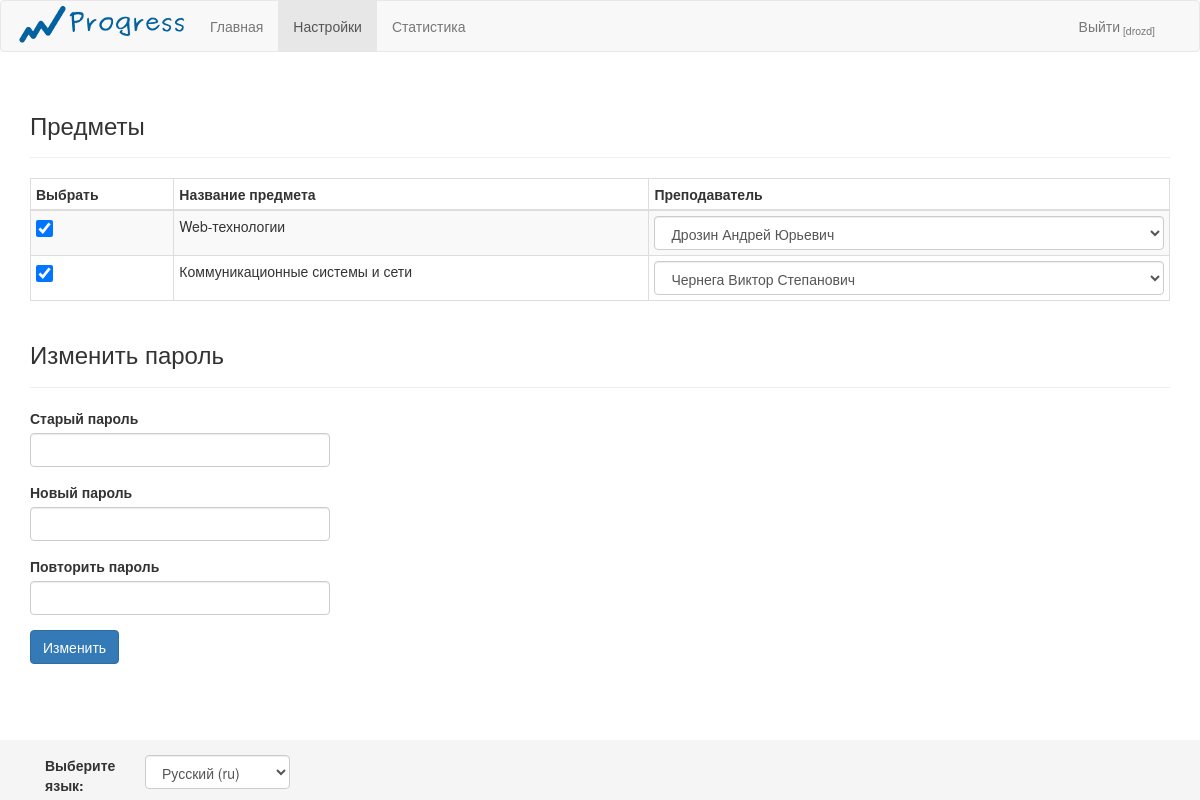
Page /settings/ (signed in) on the earlier database version.
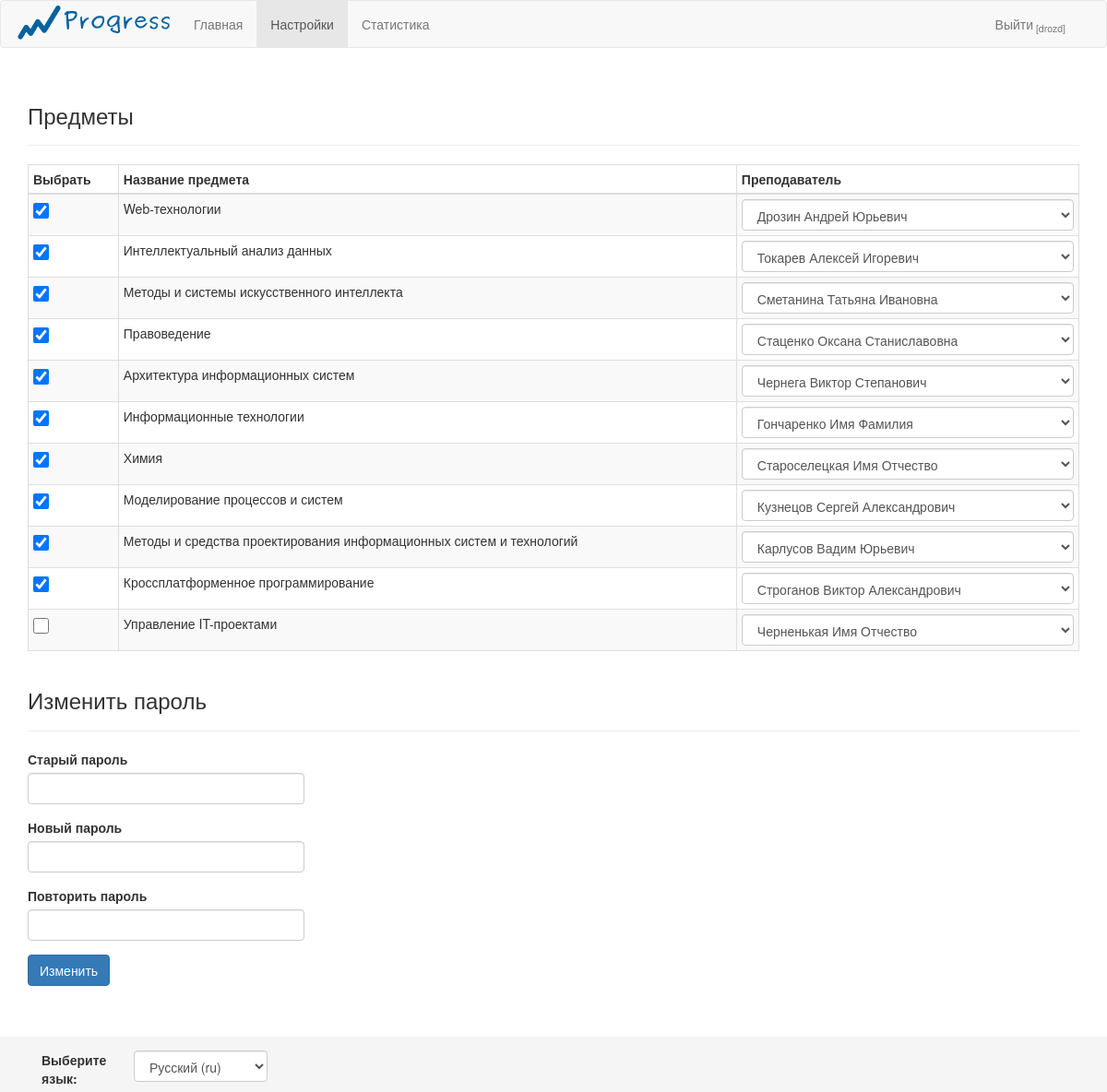
Same page on the later database version.
### home/models.py (models this page shows, shortened)
class Subject(models.Model):
	name = models.CharField(max_length = 100)
	short_name = models.CharField(max_length = 10, unique=True, null=True)

class Student(models.Model):
	user = models.OneToOneField(User,null=True)
	name = models.CharField(max_length=100)
	patronymic = models.CharField(max_length=100)
	surname = models.CharField(max_length=100)
	group = models.ForeignKey(Group,null=True)
	subjects = models.ManyToManyField(Subject, through='Student_Subject')
	jobs = models.ManyToManyField(Job, through='Log')

class Teacher(models.Model):
	user = models.OneToOneField(User,null=True)
	name = models.CharField(max_length=100)
	patronymic = models.CharField(max_length=100)
	surname = models.CharField(max_length=100)
	subjects = models.ManyToManyField(Subject)
	def __str__(self):
		return self.surname + ' ' + self.name + ' ' + self.patronymic

### home/views.py (the view)
# urls.py: url(r'^settings/$',views.settings,name='settings'),
def settings(request):
	if not request.user.is_authenticated:
		return HttpResponseRedirect(reverse('home:main'))
	user_is_student = hasattr(request.user,'student')
	user_is_teacher = hasattr(request.user,'teacher')
	if request.method == 'POST':
		if  request.is_ajax():
			if request.POST['action'] == 'student_add_subject':
				Student_Subject.objects.create(
					student = Student.objects.get(pk=request.POST['studentid']),
					subject = Subject.objects.get(pk=request.POST['subjectid']),
					teacher = Teacher.objects.get(pk=request.POST['teacherid'])
				)
				return HttpResponse(json.dumps(_('Предмет добавлен')), content_type='application/json')
			elif request.POST['action'] == 'student_delete_subject':
				Student_Subject.objects.get(
					student__id = request.POST['studentid'],
					subject__id = request.POST['subjectid']
				).delete()
				return HttpResponse(json.dumps(_('Предмет удален')),content_type='application/json')
			elif request.POST['action'] == 'student_change_teacher':
				try:
					student_subject_record = Student_Subject.objects.get(
						student__id = request.POST['studentid'],
						subject__id = request.POST['subjectid']
					)
					student_subject_record.teacher = Teacher.objects.get(pk = request.POST['teacherid'])
					student_subject_record.save()
				except ObjectDoesNotExist:
					pass
				return HttpResponse(json.dumps(_('Преподаватель изменен')), content_type='application/json')
			elif request.POST['action'] == 'teacher_add_subject':
				subject = Subject.objects.get(pk = request.POST['subjectid'])
				request.user.teacher.subjects.add( subject )
				request.user.teacher.save()
				return HttpResponse(json.dumps(_('Предмет добавлен')), content_type='application/json')
			elif request.POST['action'] == 'teacher_delete_subject':
				teacher = request.user.teacher
				subject = Subject.objects.get(pk = request.POST['subjectid'] )
				student_subject_records = Student_Subject.objects.filter(
					teacher__id = teacher.id,
					subject__id = subject.id
				)
				for record in student_subject_records:
					record.delete()
				teacher.subjects.remove( subject )
				teacher.save()
				return HttpResponse(json.dumps(_('Предмет удален')),content_type='application/json')
			elif request.POST['action'] == 'add_job':
				subject = Subject.objects.get(pk = request.POST['subjectid'])
				Job.objects.create(
					subject = subject,
					name = request.POST['name'],
					short_name = request.POST['short_name']
				)
				return HttpResponse(json.dumps(_('Работа добавлена')),content_type='application/json')
			elif request.POST['action'] == 'delete_job':
				Job.objects.get(pk = request.POST['jobid']).delete()
				return HttpResponse(json.dumps(_('Работа удалена')),content_type='application/json')
			elif request.POST['action'] == 'edit_job_name':
				job = Job.objects.get(pk = request.POST['jobid'])
				job.name = request.POST['new_name']
				job.save()
				return HttpResponse(json.dumps(_('Название изменено')),content_type='application/json')
			elif request.POST['action'] == 'edit_job_short_name':
				job = Job.objects.get(pk = request.POST['jobid'])
				job.short_name = request.POST['new_short_name']
				job.save()
				return HttpResponse(json.dumps(_('Краткое название изменено')),content_type='application/json')
			elif request.POST['action'] == 'add_log_entry':
				studentid = request.POST['studentid']
				jobid = request.POST['jobid']
				log_query_set = Log.objects.filter(student__id = studentid, job__id = jobid)
				log_entry = log_query_set[0] if log_query_set.exists() else None
				if user_is_student:
					if not log_entry:
						Log.objects.create(
							student = request.user.student,
							job = Job.objects.get(pk = jobid),
							date = date.today(),
							confirmed = False
						)
						return HttpResponse(json.dumps(_('Запись добавлена')),content_type='application/json')
				elif user_is_teacher:
					if log_entry:
						log_entry.confirmed = True
						log_entry.save()
						return HttpResponse(json.dumps(_('Запись подтверждена')),content_type='application/json')
					else:
						Log.objects.create(
							student = Student.objects.get(pk=studentid),
							job = Job.objects.get(pk = jobid),
							date = date.today(),
							confirmed = True
						)
						return HttpResponse(json.dumps(_('Запись добавлена')),content_type='application/json')
				return HttpResponse('')
			elif request.POST['action'] == 'delete_log_entry':
				studentid = request.POST['studentid']
				jobid = request.POST['jobid']
				log_query_set = Log.objects.filter(student__id = studentid, job__id = jobid)
				log_entry = log_query_set[0] if log_query_set.exists() else None
				if user_is_student:
					if log_entry:
						if not log_entry.confirmed:
							log_entry.delete()
							return HttpResponse(json.dumps(_('Запись удалена')),content_type='application/json')
				elif user_is_teacher:
					if log_entry:
						log_entry.confirmed = False
						log_entry.save()
						return HttpResponse(json.dumps(_('Запись удалена')),content_type='application/json')
			return HttpResponse('')
		else:
			user = request.user
			if check_password(request.POST['old-password'], user.password):
				if request.POST['new-password'] == request.POST['repeat-password']:
					user.password = make_password(request.POST['new-password'])
					user.save()
					return render(request,'home/settings/base.html',{
							'success_message':_('Новый пароль установлен')
						}
					)
				else:
					return render(request,'home/settings/base.html',{
							'error_message':_('Пароли не совпадают')
						}
					)
			else:
				return render(request,'home/settings/base.html',{
						'error_message':_('Неверный пароль!')
					}
				)
	else:
		user = request.user
		user_is_student = hasattr(user,'student')
		user_is_teacher = hasattr(user,'teacher')
		current_semesters = get_current_semesters()
		current_subjects = get_subjects_of(current_semesters)
		subjects = current_subjects
		if user_is_student:
			return render(request,'home/settings/student.html',locals())
		elif user_is_teacher:
			return render(request,'home/settings/teacher.html',locals())
		else:
			return render(request,'home/main/base.html',locals())

### home/models.py (called while the page is built)
	def isCurrent(self):
		return self.start_date <= date.today() <= self.end_date

### home/templatetags/filters.py (called while the page is built)
@register.filter
def teacherOf(student,subject):
	return Student_Subject.objects.get(student = student, subject = subject).teacher

@register.filter
def isStudent(user):
	return hasattr(user,'student')

### home/views.py (called while the page is built)
def get_current_semesters():
	return list(
			filter(
				(lambda s : s.isCurrent()),
				Semester.objects.all()
			))

def get_subjects_of(semesters):
	subjects = set()
	for semester in semesters:
		subjects |= set(semester.subjects.all())
	return subjects

### home/templates/home/settings/student.html (shortened to what this page needs)
{% extends 'home/settings/base.html' %}
{% load i18n %}
{% load filters %}
{% block student %}
<div class="page-header">
	<h3>{% trans "Предметы" %}</h3>
</div>
<table class="table table-bordered table-condensed table-striped table-hover ">
	<thead>
		<tr>
			<th>Выбрать</th>
			<th>Название предмета</th>
			<th>Преподаватель</th>
		</tr>
	</thead>
	<tbody>
		{% for subject in subjects %}
		<tr>
			<td>
				<input type='checkbox'
				id='{{subject.id}}'
				{% if subject in user.student.subjects.all %}
				checked='checked'
				{% endif %}
				>
			</td>
			<td>
				<label for="{{subject.id}}" class="set-subject-checkbox">
					{{subject.name}}
				</label>
			</td>
			<td>
				<select class="form-control" data-subjectid='{{subject.id}}'>
					{% for teacher in subject.teacher_set.all %}
					<option value='{{teacher.id}}'
					{% if teacher == user.student|teacherOf:subject %}
					selected='selected'
					{% endif %}
					>
					{{teacher}}
				</option>
				{% endfor %}
			</select>
		</td>
	</tr>
			{% endfor %}
		</table>
		{% endblock %}

Differences in the rows shown:
no longer on this page (row unchanged): Subject: id "☑", name "Коммуникационные системы и сети", id.patronymic "Чернега Виктор Степанович"
now on this page (row unchanged): Subject: id "☑", name "Интеллектуальный анализ данных", id.patronymic "Токарев Алексей Игоревич"
added Subject: id "☑", name "Методы и системы искусственного интеллекта", id.patronymic "Сметанина Татьяна Ивановна"
added Subject: id "☑", name "Правоведение", id.patronymic "Стаценко Оксана Станиславовна"
added Subject: id "☑", name "Архитектура информационных систем", id.patronymic "Чернега Виктор Степанович"
added Subject: id "☑", name "Информационные технологии", id.patronymic "Гончаренко Имя Фамилия"
added Subject: id "☑", name "Химия", id.patronymic "Староселецкая Имя Отчество"
added Subject: id "☑", name "Моделирование процессов и систем", id.patronymic "Кузнецов Сергей Александрович"
added Subject: id "☑", name "Методы и средства проектирования информационных систем и технологий", id.patronymic "Карлусов Вадим Юрьевич"
added Subject: id "☑", name "Кроссплатформенное программирование", id.patronymic "Строганов Виктор Александрович"
added Subject: name "Управление IT-проектами"
